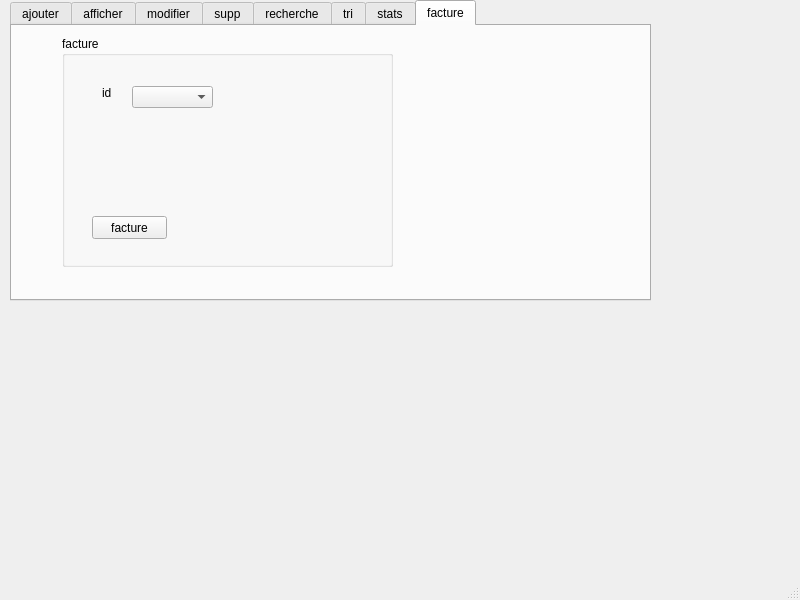
<?xml version="1.0" encoding="UTF-8"?>
<ui version="4.0">
 <class>MainWindow</class>
 <widget class="QMainWindow" name="MainWindow">
  <property name="geometry">
   <rect>
    <x>0</x>
    <y>0</y>
    <width>800</width>
    <height>600</height>
   </rect>
  </property>
  <property name="windowTitle">
   <string>MainWindow</string>
  </property>
  <widget class="QWidget" name="centralwidget">
   <widget class="QTabWidget" name="modifier">
    <property name="geometry">
     <rect>
      <x>10</x>
      <y>0</y>
      <width>641</width>
      <height>301</height>
     </rect>
    </property>
    <property name="currentIndex">
     <number>7</number>
    </property>
    <widget class="QWidget" name="tab">
     <attribute name="title">
      <string>ajouter</string>
     </attribute>
     <widget class="QGroupBox" name="groupBox">
      <property name="geometry">
       <rect>
        <x>70</x>
        <y>20</y>
        <width>501</width>
        <height>241</height>
       </rect>
      </property>
      <property name="title">
       <string>ajouter commande</string>
      </property>
      <widget class="QComboBox" name="comboBox_com">
       <property name="geometry">
        <rect>
         <x>100</x>
         <y>20</y>
         <width>81</width>
         <height>22</height>
        </rect>
       </property>
       <item>
        <property name="text">
         <string>1</string>
        </property>
       </item>
       <item>
        <property name="text">
         <string>2</string>
        </property>
       </item>
       <item>
        <property name="text">
         <string>3</string>
        </property>
       </item>
       <item>
        <property name="text">
         <string>4</string>
        </property>
       </item>
       <item>
        <property name="text">
         <string>5</string>
        </property>
       </item>
      </widget>
      <widget class="QPushButton" name="pushButton">
       <property name="geometry">
        <rect>
         <x>30</x>
         <y>200</y>
         <width>75</width>
         <height>23</height>
        </rect>
       </property>
       <property name="text">
        <string>ajouter </string>
       </property>
      </widget>
      <widget class="QLabel" name="label_8">
       <property name="geometry">
        <rect>
         <x>26</x>
         <y>20</y>
         <width>81</width>
         <height>20</height>
        </rect>
       </property>
       <property name="text">
        <string>liste produit</string>
       </property>
      </widget>
      <widget class="QLineEdit" name="lineEdit_prenom_com">
       <property name="geometry">
        <rect>
         <x>270</x>
         <y>50</y>
         <width>113</width>
         <height>20</height>
        </rect>
       </property>
      </widget>
      <widget class="QLabel" name="label_9">
       <property name="geometry">
        <rect>
         <x>200</x>
         <y>50</y>
         <width>47</width>
         <height>14</height>
        </rect>
       </property>
       <property name="text">
        <string>prenom</string>
       </property>
      </widget>
      <widget class="QLabel" name="label_10">
       <property name="geometry">
        <rect>
         <x>200</x>
         <y>140</y>
         <width>47</width>
         <height>14</height>
        </rect>
       </property>
       <property name="text">
        <string>quantite</string>
       </property>
      </widget>
      <widget class="QLineEdit" name="lineEdit_quantite_com">
       <property name="geometry">
        <rect>
         <x>270</x>
         <y>140</y>
         <width>113</width>
         <height>20</height>
        </rect>
       </property>
      </widget>
      <widget class="QLineEdit" name="lineEdit_nom_com">
       <property name="geometry">
        <rect>
         <x>270</x>
         <y>20</y>
         <width>113</width>
         <height>20</height>
        </rect>
       </property>
      </widget>
      <widget class="QLabel" name="label_11">
       <property name="geometry">
        <rect>
         <x>200</x>
         <y>20</y>
         <width>47</width>
         <height>14</height>
        </rect>
       </property>
       <property name="text">
        <string>nom</string>
       </property>
      </widget>
      <widget class="QLabel" name="label_12">
       <property name="geometry">
        <rect>
         <x>200</x>
         <y>80</y>
         <width>47</width>
         <height>14</height>
        </rect>
       </property>
       <property name="text">
        <string>adresse</string>
       </property>
      </widget>
      <widget class="QLabel" name="label_13">
       <property name="geometry">
        <rect>
         <x>200</x>
         <y>110</y>
         <width>47</width>
         <height>14</height>
        </rect>
       </property>
       <property name="text">
        <string>mail</string>
       </property>
      </widget>
      <widget class="QLineEdit" name="lineEdit_adresse_com">
       <property name="geometry">
        <rect>
         <x>270</x>
         <y>80</y>
         <width>113</width>
         <height>20</height>
        </rect>
       </property>
      </widget>
      <widget class="QLineEdit" name="lineEdit_mail_com">
       <property name="geometry">
        <rect>
         <x>270</x>
         <y>110</y>
         <width>113</width>
         <height>20</height>
        </rect>
       </property>
      </widget>
     </widget>
    </widget>
    <widget class="QWidget" name="tab_9">
     <attribute name="title">
      <string>afficher</string>
     </attribute>
     <widget class="QTableView" name="table_commande">
      <property name="geometry">
       <rect>
        <x>0</x>
        <y>0</y>
        <width>611</width>
        <height>261</height>
       </rect>
      </property>
     </widget>
    </widget>
    <widget class="QWidget" name="tab_2">
     <attribute name="title">
      <string>modifier</string>
     </attribute>
     <widget class="QGroupBox" name="groupBox_2">
      <property name="geometry">
       <rect>
        <x>90</x>
        <y>20</y>
        <width>451</width>
        <height>241</height>
       </rect>
      </property>
      <property name="title">
       <string>modifier commande</string>
      </property>
      <widget class="QComboBox" name="comboBox_2_com">
       <property name="geometry">
        <rect>
         <x>100</x>
         <y>20</y>
         <width>81</width>
         <height>22</height>
        </rect>
       </property>
       <item>
        <property name="text">
         <string>1</string>
        </property>
       </item>
       <item>
        <property name="text">
         <string>2</string>
        </property>
       </item>
       <item>
        <property name="text">
         <string>3</string>
        </property>
       </item>
       <item>
        <property name="text">
         <string>4</string>
        </property>
       </item>
       <item>
        <property name="text">
         <string>5</string>
        </property>
       </item>
      </widget>
      <widget class="QPushButton" name="pushButton_2">
       <property name="geometry">
        <rect>
         <x>30</x>
         <y>200</y>
         <width>75</width>
         <height>23</height>
        </rect>
       </property>
       <property name="text">
        <string>modifier</string>
       </property>
      </widget>
      <widget class="QLabel" name="label_14">
       <property name="geometry">
        <rect>
         <x>26</x>
         <y>20</y>
         <width>81</width>
         <height>20</height>
        </rect>
       </property>
       <property name="text">
        <string>liste produit</string>
       </property>
      </widget>
      <widget class="QLineEdit" name="lineEdit_2_com">
       <property name="geometry">
        <rect>
         <x>300</x>
         <y>50</y>
         <width>113</width>
         <height>20</height>
        </rect>
       </property>
      </widget>
      <widget class="QLabel" name="label_15">
       <property name="geometry">
        <rect>
         <x>230</x>
         <y>50</y>
         <width>47</width>
         <height>14</height>
        </rect>
       </property>
       <property name="text">
        <string>prenom</string>
       </property>
      </widget>
      <widget class="QLabel" name="label_16">
       <property name="geometry">
        <rect>
         <x>230</x>
         <y>140</y>
         <width>47</width>
         <height>14</height>
        </rect>
       </property>
       <property name="text">
        <string>quantite</string>
       </property>
      </widget>
      <widget class="QLineEdit" name="lineEdit_55_com">
       <property name="geometry">
        <rect>
         <x>300</x>
         <y>140</y>
         <width>113</width>
         <height>20</height>
        </rect>
       </property>
      </widget>
      <widget class="QLineEdit" name="lineEdit_1_com">
       <property name="geometry">
        <rect>
         <x>300</x>
         <y>20</y>
         <width>113</width>
         <height>20</height>
        </rect>
       </property>
      </widget>
      <widget class="QLabel" name="label_17">
       <property name="geometry">
        <rect>
         <x>230</x>
         <y>20</y>
         <width>47</width>
         <height>14</height>
        </rect>
       </property>
       <property name="text">
        <string>nom</string>
       </property>
      </widget>
      <widget class="QLabel" name="label_18">
       <property name="geometry">
        <rect>
         <x>230</x>
         <y>80</y>
         <width>47</width>
         <height>14</height>
        </rect>
       </property>
       <property name="text">
        <string>adresse</string>
       </property>
      </widget>
      <widget class="QLabel" name="label_19">
       <property name="geometry">
        <rect>
         <x>230</x>
         <y>110</y>
         <width>47</width>
         <height>14</height>
        </rect>
       </property>
       <property name="text">
        <string>mail</string>
       </property>
      </widget>
      <widget class="QLineEdit" name="lineEdit_3_com">
       <property name="geometry">
        <rect>
         <x>300</x>
         <y>80</y>
         <width>113</width>
         <height>20</height>
        </rect>
       </property>
      </widget>
      <widget class="QLineEdit" name="lineEdit_4_com">
       <property name="geometry">
        <rect>
         <x>300</x>
         <y>110</y>
         <width>113</width>
         <height>20</height>
        </rect>
       </property>
      </widget>
      <widget class="QLabel" name="label_20">
       <property name="geometry">
        <rect>
         <x>230</x>
         <y>170</y>
         <width>47</width>
         <height>14</height>
        </rect>
       </property>
       <property name="text">
        <string>id</string>
       </property>
      </widget>
      <widget class="QComboBox" name="comboBox_id4_com">
       <property name="geometry">
        <rect>
         <x>300</x>
         <y>170</y>
         <width>111</width>
         <height>22</height>
        </rect>
       </property>
      </widget>
      <widget class="QLineEdit" name="lineEdit_5_com">
       <property name="geometry">
        <rect>
         <x>300</x>
         <y>210</y>
         <width>113</width>
         <height>20</height>
        </rect>
       </property>
      </widget>
      <widget class="QLabel" name="label_21">
       <property name="geometry">
        <rect>
         <x>230</x>
         <y>210</y>
         <width>47</width>
         <height>14</height>
        </rect>
       </property>
       <property name="text">
        <string>etat</string>
       </property>
      </widget>
     </widget>
    </widget>
    <widget class="QWidget" name="tab_3">
     <attribute name="title">
      <string>supp</string>
     </attribute>
     <widget class="QGroupBox" name="groupBox_3">
      <property name="geometry">
       <rect>
        <x>80</x>
        <y>10</y>
        <width>341</width>
        <height>231</height>
       </rect>
      </property>
      <property name="title">
       <string>supprimer</string>
      </property>
      <widget class="QLabel" name="label_6">
       <property name="geometry">
        <rect>
         <x>20</x>
         <y>40</y>
         <width>111</width>
         <height>16</height>
        </rect>
       </property>
       <property name="text">
        <string>id_commande</string>
       </property>
      </widget>
      <widget class="QPushButton" name="pushButton_3">
       <property name="geometry">
        <rect>
         <x>20</x>
         <y>180</y>
         <width>75</width>
         <height>23</height>
        </rect>
       </property>
       <property name="text">
        <string>supp</string>
       </property>
      </widget>
      <widget class="QComboBox" name="comboBox_id3_com">
       <property name="geometry">
        <rect>
         <x>100</x>
         <y>40</y>
         <width>81</width>
         <height>22</height>
        </rect>
       </property>
      </widget>
     </widget>
    </widget>
    <widget class="QWidget" name="tab_4">
     <attribute name="title">
      <string>recherche</string>
     </attribute>
     <widget class="QGroupBox" name="groupBox_4">
      <property name="geometry">
       <rect>
        <x>70</x>
        <y>0</y>
        <width>441</width>
        <height>231</height>
       </rect>
      </property>
      <property name="title">
       <string>recherche</string>
      </property>
      <widget class="QLabel" name="label_7">
       <property name="geometry">
        <rect>
         <x>20</x>
         <y>40</y>
         <width>71</width>
         <height>16</height>
        </rect>
       </property>
       <property name="text">
        <string>nom</string>
       </property>
      </widget>
      <widget class="QLineEdit" name="recherche_com">
       <property name="geometry">
        <rect>
         <x>70</x>
         <y>40</y>
         <width>91</width>
         <height>20</height>
        </rect>
       </property>
      </widget>
      <widget class="QPushButton" name="pushButton_4">
       <property name="geometry">
        <rect>
         <x>240</x>
         <y>40</y>
         <width>75</width>
         <height>23</height>
        </rect>
       </property>
       <property name="text">
        <string>rechercher</string>
       </property>
      </widget>
      <widget class="QTableView" name="tableView_recherche_com">
       <property name="geometry">
        <rect>
         <x>5</x>
         <y>70</y>
         <width>411</width>
         <height>151</height>
        </rect>
       </property>
      </widget>
     </widget>
    </widget>
    <widget class="QWidget" name="tab_5">
     <attribute name="title">
      <string>tri</string>
     </attribute>
     <widget class="QGroupBox" name="groupBox_5">
      <property name="geometry">
       <rect>
        <x>10</x>
        <y>10</y>
        <width>571</width>
        <height>251</height>
       </rect>
      </property>
      <property name="title">
       <string>tri</string>
      </property>
      <widget class="QPushButton" name="tri">
       <property name="geometry">
        <rect>
         <x>90</x>
         <y>10</y>
         <width>75</width>
         <height>23</height>
        </rect>
       </property>
       <property name="text">
        <string>trie dec</string>
       </property>
      </widget>
      <widget class="QTableView" name="table_view_tri_com">
       <property name="geometry">
        <rect>
         <x>0</x>
         <y>40</y>
         <width>271</width>
         <height>181</height>
        </rect>
       </property>
      </widget>
      <widget class="QPushButton" name="tri_2">
       <property name="geometry">
        <rect>
         <x>380</x>
         <y>10</y>
         <width>75</width>
         <height>23</height>
        </rect>
       </property>
       <property name="text">
        <string>trier crois</string>
       </property>
      </widget>
      <widget class="QTableView" name="table_view_tri_2_com">
       <property name="geometry">
        <rect>
         <x>290</x>
         <y>40</y>
         <width>271</width>
         <height>181</height>
        </rect>
       </property>
      </widget>
     </widget>
    </widget>
    <widget class="QWidget" name="tab_6">
     <attribute name="title">
      <string>stats</string>
     </attribute>
     <widget class="QPushButton" name="pushButton_6">
      <property name="geometry">
       <rect>
        <x>280</x>
        <y>240</y>
        <width>75</width>
        <height>23</height>
       </rect>
      </property>
      <property name="text">
       <string>afficher stat</string>
      </property>
     </widget>
    </widget>
    <widget class="QWidget" name="tab_7">
     <attribute name="title">
      <string>facture</string>
     </attribute>
     <widget class="QGroupBox" name="groupBox_6">
      <property name="geometry">
       <rect>
        <x>50</x>
        <y>10</y>
        <width>331</width>
        <height>231</height>
       </rect>
      </property>
      <property name="title">
       <string>facture</string>
      </property>
      <widget class="QPushButton" name="pushButton_7">
       <property name="geometry">
        <rect>
         <x>30</x>
         <y>180</y>
         <width>75</width>
         <height>23</height>
        </rect>
       </property>
       <property name="text">
        <string>facture</string>
       </property>
      </widget>
      <widget class="QLabel" name="label_2">
       <property name="geometry">
        <rect>
         <x>40</x>
         <y>50</y>
         <width>47</width>
         <height>14</height>
        </rect>
       </property>
       <property name="text">
        <string>id</string>
       </property>
      </widget>
      <widget class="QComboBox" name="comboBox_id_com">
       <property name="geometry">
        <rect>
         <x>70</x>
         <y>50</y>
         <width>81</width>
         <height>22</height>
        </rect>
       </property>
      </widget>
     </widget>
    </widget>
   </widget>
  </widget>
  <widget class="QMenuBar" name="menubar">
   <property name="geometry">
    <rect>
     <x>0</x>
     <y>0</y>
     <width>800</width>
     <height>22</height>
    </rect>
   </property>
  </widget>
  <widget class="QStatusBar" name="statusbar"/>
 </widget>
 <resources/>
 <connections/>
</ui>
